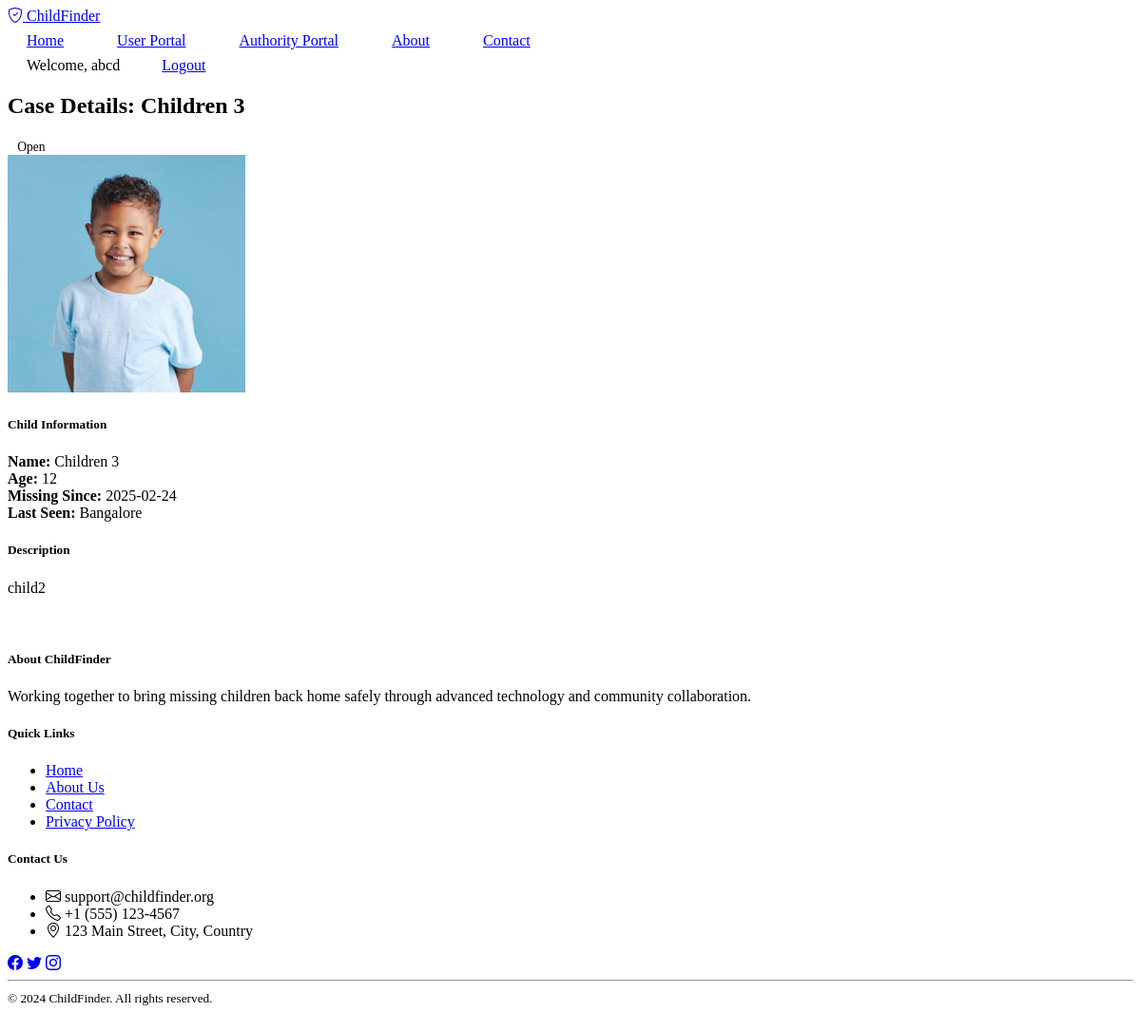
/case/3 (signed in), run on the app's committed database.
### models.py (models this page shows, shortened)
class User(UserMixin, db.Model):
    __tablename__ = 'user'
    id = db.Column(db.Integer, primary_key=True)
    username = db.Column(db.String(64), unique=True, nullable=False)
    email = db.Column(db.String(120), unique=True, nullable=False)
    password_hash = db.Column(db.String(256))
    is_authority = db.Column(db.Boolean, default=False)
    created_at = db.Column(db.DateTime, default=datetime.utcnow)

class Case(db.Model):
    __tablename__ = 'missing_case'
    id = db.Column(db.Integer, primary_key=True)
    child_name = db.Column(db.String(100), nullable=False)
    age = db.Column(db.Integer, nullable=False)
    location = db.Column(db.String(200), nullable=False)
    date_missing = db.Column(db.DateTime, nullable=False)
    description = db.Column(db.Text)
    image_path = db.Column(db.String(255))
    status = db.Column(db.String(20), default='open')
    reporter_id = db.Column(db.Integer, db.ForeignKey('user.id'))
    reporter_name = db.Column(db.String(100), nullable=False, default="Unknown")
    reporter_phone = db.Column(db.String(20), nullable=False, default="0000000000")
    reporter_relation = db.Column(db.String(50), nullable=False, default="Unknown")
    created_at = db.Column(db.DateTime, default=datetime.utcnow)
    updated_at = db.Column(db.DateTime, default=datetime.utcnow, onupdate=datetime.utcnow)

### routes.py (the view)
@main_bp.route('/case/<int:case_id>')
@login_required
def case_detail(case_id):
    case = Case.query.get_or_404(case_id)
    if not current_user.is_authority and case.reporter_id != current_user.id:
        flash('Access denied.', 'error')
        return redirect(url_for('main.dashboard'))
    return render_template('case_detail.html', case=case)

### auth.py (called while the page is built)
@login_manager.user_loader
def load_user(user_id):
    return User.query.get(int(user_id))

### templates/case_detail.html (shortened to what this page needs)
{% extends "base.html" %}
{% block content %}
<div class="container">
    <div class="row mb-4">
        <div class="col">
            <h2>Case Details: {{ case.child_name }}</h2>
            <span class="badge bg-{{ 'success' if case.status == 'found' else 'warning' }}">
                {{ case.status.title() }}
            </span>
        </div>
    </div>
    <div class="row">
        <div class="col-md-4">
            <div class="card mb-4">
                <img src="{{ url_for('uploaded_file', filename=case.image_path) }}" class="card-img-top img-fluid" alt="{{ case.child_name }}"
                style="height: 250px; object-fit: cover;">
                <div class="card-body">
                    <h5 class="card-title">Child Information</h5>
                    <p class="card-text">
                        <strong>Name:</strong> {{ case.child_name }}<br>
                        <strong>Age:</strong> {{ case.age }}<br>
                        <strong>Missing Since:</strong> {{ case.date_missing.strftime('%Y-%m-%d') }}<br>
                        <strong>Last Seen:</strong> {{ case.location }}
                    </p>
                </div>
            </div>
        </div>
        <div class="col-md-8">
            <div class="card mb-4">
                <div class="card-body">
                    <h5 class="card-title">Description</h5>
                    <p class="card-text">{{ case.description }}</p>
                </div>
            </div>
        </div>
    </div>
</div>
{% endblock %}

### templates/base.html (shortened to what this page needs)
<!DOCTYPE html>
<html lang="en" data-bs-theme="dark">
<head>
    <link href="https://cdn.replit.com/agent/bootstrap-agent-dark-theme.min.css" rel="stylesheet">
    <link href="https://cdn.jsdelivr.net/npm/bootstrap-icons@1.7.2/font/bootstrap-icons.css" rel="stylesheet">
    <link href="{{ url_for('static', filename='css/custom.css') }}" rel="stylesheet">
</head>
<body>
    <nav class="navbar navbar-expand-lg navbar-dark bg-dark">
        <div class="container">
            <a class="navbar-brand" href="{{ url_for('main.index') }}">
                <i class="bi bi-shield-check"></i> ChildFinder
            </a>
            <div class="navbar-nav mx-auto">
                <a class="nav-link" href="{{ url_for('main.index') }}">Home</a>
                <a class="nav-link" href="{{ url_for('main.dashboard') }}">User Portal</a>
                <a class="nav-link" href="{{ url_for('main.case_management') }}">Authority Portal</a>
                <a class="nav-link" href="{{ url_for('main.about') }}">About</a>
                <a class="nav-link" href="{{ url_for('main.contact') }}">Contact</a>
            </div>
            <div class="navbar-nav">
                {% if current_user.is_authenticated %}
                    <span class="nav-item nav-link">Welcome, {{ current_user.username }}</span>
                    <a class="nav-link" href="{{ url_for('auth.logout') }}">Logout</a>
                {% else %}
                    <a class="nav-link" href="{{ url_for('auth.login') }}">Login</a>
                    <a class="nav-link" href="{{ url_for('auth.register') }}">Register</a>
                {% endif %}
            </div>
        </div>
    </nav>
    <main class="container my-4">
        {% block content %}{% endblock %}
    </main>
    <footer class="footer mt-auto py-5 bg-dark">
        <div class="container">
            <div class="row">
                <div class="col-md-4 mb-4">
                    <h5>About ChildFinder</h5>
                    <p class="text-muted">Working together to bring missing children back home safely through advanced technology and community collaboration.</p>
                </div>
                <div class="col-md-4 mb-4">
                    <h5>Quick Links</h5>
                    <ul class="list-unstyled">
                        <li><a href="{{ url_for('main.index') }}" class="text-muted">Home</a></li>
                        <li><a href="{{ url_for('main.about') }}" class="text-muted">About Us</a></li>
                        <li><a href="{{ url_for('main.contact') }}" class="text-muted">Contact</a></li>
                        <li><a href="#" class="text-muted">Privacy Policy</a></li>
                    </ul>
                </div>
                <div class="col-md-4 mb-4">
                    <h5>Contact Us</h5>
                    <ul class="list-unstyled text-muted">
                        <li><i class="bi bi-envelope"></i> support@childfinder.org</li>
                        <li><i class="bi bi-telephone"></i> +1 (555) 123-4567</li>
                        <li><i class="bi bi-geo-alt"></i> 123 Main Street, City, Country</li>
                    </ul>
                    <div class="social-links mt-3">
                        <a href="#" class="text-muted me-2"><i class="bi bi-facebook"></i></a>
                        <a href="#" class="text-muted me-2"><i class="bi bi-twitter"></i></a>
                        <a href="#" class="text-muted me-2"><i class="bi bi-instagram"></i></a>
                    </div>
                </div>
            </div>
            <hr class="mt-4">
            <div class="text-center text-muted">
                <small>&copy; 2024 ChildFinder. All rights reserved.</small>
            </div>
        </div>
    </footer>
</body>
</html>

### static/css/custom.css (style rules this page uses)
body { min-height: 100vh; display: flex; flex-direction: column; }
main { flex: 1; }
.navbar .nav-link { padding: 0.5rem 1rem; margin: 0 0.25rem; border-radius: 4px; transition: background-color 0.2s; }
.navbar-nav.mx-auto { display: flex; gap: 1rem; }
.badge { font-size: 0.85em; padding: 0.5em 0.75em; }
.footer { background: var(--bs-dark); padding: 20px 0; margin-top: auto; }

### data on the page
User: username "abcd"
Case: child_name "Children 3", status "Open", image_path (picture), age "12", date_missing "2025-02-24", location "Bangalore", description "child2"
